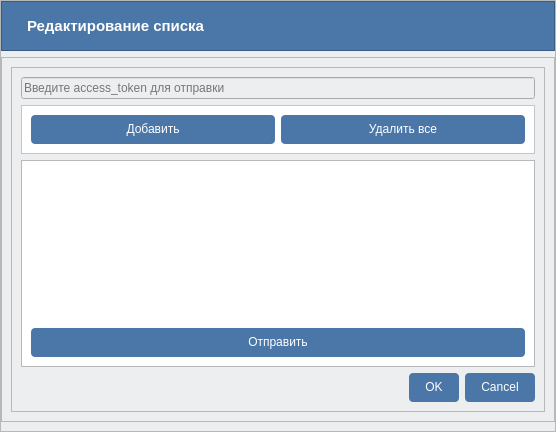
<?xml version="1.0" encoding="UTF-8"?>
<ui version="4.0">
 <class>GroupTableEdit</class>
 <widget class="QDialog" name="GroupTableEdit">
  <property name="geometry">
   <rect>
    <x>0</x>
    <y>0</y>
    <width>556</width>
    <height>432</height>
   </rect>
  </property>
  <property name="font">
   <font>
    <pointsize>12</pointsize>
   </font>
  </property>
  <property name="windowTitle">
   <string>Редактирование списка</string>
  </property>
  <property name="styleSheet">
   <string notr="true">background-color: white;
</string>
  </property>
  <layout class="QVBoxLayout" name="verticalLayout">
   <property name="spacing">
    <number>0</number>
   </property>
   <property name="leftMargin">
    <number>0</number>
   </property>
   <property name="topMargin">
    <number>0</number>
   </property>
   <property name="rightMargin">
    <number>0</number>
   </property>
   <property name="bottomMargin">
    <number>0</number>
   </property>
   <item>
    <widget class="QFrame" name="frameContent">
     <property name="styleSheet">
      <string notr="true">background-color: rgb(237,238,240);
</string>
     </property>
     <property name="frameShape">
      <enum>QFrame::StyledPanel</enum>
     </property>
     <property name="frameShadow">
      <enum>QFrame::Raised</enum>
     </property>
     <property name="lineWidth">
      <number>0</number>
     </property>
     <layout class="QVBoxLayout" name="verticalLayout_2">
      <property name="leftMargin">
       <number>0</number>
      </property>
      <property name="topMargin">
       <number>0</number>
      </property>
      <property name="rightMargin">
       <number>0</number>
      </property>
      <item>
       <widget class="QFrame" name="frameHeader">
        <property name="sizePolicy">
         <sizepolicy hsizetype="Preferred" vsizetype="Maximum">
          <horstretch>0</horstretch>
          <verstretch>0</verstretch>
         </sizepolicy>
        </property>
        <property name="minimumSize">
         <size>
          <width>0</width>
          <height>50</height>
         </size>
        </property>
        <property name="styleSheet">
         <string notr="true">background-color: rgb(74,118,168);
color:white;
</string>
        </property>
        <property name="frameShape">
         <enum>QFrame::StyledPanel</enum>
        </property>
        <property name="frameShadow">
         <enum>QFrame::Raised</enum>
        </property>
        <property name="lineWidth">
         <number>0</number>
        </property>
        <layout class="QHBoxLayout" name="horizontalLayout">
         <property name="leftMargin">
          <number>25</number>
         </property>
         <item>
          <widget class="QLabel" name="labelEditTable">
           <property name="font">
            <font>
             <pointsize>11</pointsize>
             <weight>75</weight>
             <bold>true</bold>
            </font>
           </property>
           <property name="text">
            <string>Редактирование списка</string>
           </property>
          </widget>
         </item>
        </layout>
       </widget>
      </item>
      <item>
       <widget class="QFrame" name="frameEdit">
        <property name="frameShape">
         <enum>QFrame::StyledPanel</enum>
        </property>
        <property name="frameShadow">
         <enum>QFrame::Raised</enum>
        </property>
        <layout class="QVBoxLayout" name="verticalLayout_3">
         <item>
          <widget class="QFrame" name="frameMain">
           <property name="frameShape">
            <enum>QFrame::StyledPanel</enum>
           </property>
           <property name="frameShadow">
            <enum>QFrame::Raised</enum>
           </property>
           <layout class="QVBoxLayout" name="verticalLayout_4">
            <item>
             <widget class="QLineEdit" name="lineEdit">
              <property name="placeholderText">
               <string>Введите access_token для отправки</string>
              </property>
             </widget>
            </item>
            <item>
             <widget class="QFrame" name="frame">
              <property name="styleSheet">
               <string notr="true">background-color: white;
color:white;
</string>
              </property>
              <property name="frameShape">
               <enum>QFrame::StyledPanel</enum>
              </property>
              <property name="frameShadow">
               <enum>QFrame::Raised</enum>
              </property>
              <layout class="QHBoxLayout" name="horizontalLayout_3">
               <item>
                <widget class="QPushButton" name="addLinkButton">
                 <property name="cursor">
                  <cursorShape>PointingHandCursor</cursorShape>
                 </property>
                 <property name="styleSheet">
                  <string notr="true">QPushButton{
	background-color: #4a76a8;
	padding: 7px 16px 8px;
	text-align: center;
	border-radius: 4px;
	color: white;
}
QPushButton:hover{
	background-color: #5181B8;
}</string>
                 </property>
                 <property name="text">
                  <string>Добавить</string>
                 </property>
                </widget>
               </item>
               <item>
                <widget class="QPushButton" name="deleteAllLinkButton">
                 <property name="cursor">
                  <cursorShape>PointingHandCursor</cursorShape>
                 </property>
                 <property name="styleSheet">
                  <string notr="true">QPushButton{
	background-color: #4a76a8;
	padding: 7px 16px 8px;
	text-align: center;
	border-radius: 4px;
	color: white;
}
QPushButton:hover{
	background-color: #5181B8;
}</string>
                 </property>
                 <property name="text">
                  <string>Удалить все</string>
                 </property>
                </widget>
               </item>
              </layout>
             </widget>
            </item>
            <item>
             <widget class="QFrame" name="linksFrame">
              <property name="frameShape">
               <enum>QFrame::StyledPanel</enum>
              </property>
              <property name="frameShadow">
               <enum>QFrame::Raised</enum>
              </property>
              <layout class="QHBoxLayout" name="horizontalLayout_2">
               <property name="leftMargin">
                <number>0</number>
               </property>
               <property name="topMargin">
                <number>0</number>
               </property>
               <property name="rightMargin">
                <number>0</number>
               </property>
               <property name="bottomMargin">
                <number>0</number>
               </property>
               <item>
                <widget class="QFrame" name="frame_2">
                 <property name="styleSheet">
                  <string notr="true">background-color:white;
border-radius: 0px 0px 4px 4px;</string>
                 </property>
                 <property name="frameShape">
                  <enum>QFrame::StyledPanel</enum>
                 </property>
                 <property name="frameShadow">
                  <enum>QFrame::Raised</enum>
                 </property>
                 <layout class="QVBoxLayout" name="verticalLayout_5">
                  <property name="spacing">
                   <number>6</number>
                  </property>
                  <property name="leftMargin">
                   <number>9</number>
                  </property>
                  <property name="topMargin">
                   <number>9</number>
                  </property>
                  <property name="rightMargin">
                   <number>9</number>
                  </property>
                  <property name="bottomMargin">
                   <number>9</number>
                  </property>
                  <item>
                   <widget class="QListWidget" name="linksBeforeSendList">
                    <property name="sizePolicy">
                     <sizepolicy hsizetype="Preferred" vsizetype="Preferred">
                      <horstretch>0</horstretch>
                      <verstretch>0</verstretch>
                     </sizepolicy>
                    </property>
                    <property name="modelColumn">
                     <number>0</number>
                    </property>
                    <property name="currentRow">
                     <number>-1</number>
                    </property>
                    <property name="sortingEnabled">
                     <bool>false</bool>
                    </property>
                   </widget>
                  </item>
                  <item>
                   <widget class="QPushButton" name="sendGroupListButton">
                    <property name="cursor">
                     <cursorShape>PointingHandCursor</cursorShape>
                    </property>
                    <property name="styleSheet">
                     <string notr="true">QPushButton{
	background-color: #4a76a8;
	padding: 7px 16px 8px;
	text-align: center;
	border-radius: 4px;
	color: white;
}
QPushButton:hover{
	background-color: #5181B8;
}</string>
                    </property>
                    <property name="text">
                     <string>Отправить</string>
                    </property>
                   </widget>
                  </item>
                 </layout>
                </widget>
               </item>
              </layout>
             </widget>
            </item>
            <item>
             <widget class="QDialogButtonBox" name="buttonBox">
              <property name="cursor">
               <cursorShape>PointingHandCursor</cursorShape>
              </property>
              <property name="styleSheet">
               <string notr="true">QPushButton{
	background-color: #4a76a8;
	padding: 7px 16px 8px;
	text-align: center;
	border-radius: 4px;
	color: white;
}
QPushButton:hover{
	background-color: #5181B8;
}</string>
              </property>
              <property name="orientation">
               <enum>Qt::Horizontal</enum>
              </property>
              <property name="standardButtons">
               <set>QDialogButtonBox::Cancel|QDialogButtonBox::Ok</set>
              </property>
             </widget>
            </item>
           </layout>
           <zorder>buttonBox</zorder>
           <zorder>linksFrame</zorder>
           <zorder>frame</zorder>
           <zorder>lineEdit</zorder>
          </widget>
         </item>
        </layout>
       </widget>
      </item>
     </layout>
    </widget>
   </item>
  </layout>
 </widget>
 <resources/>
 <connections/>
</ui>
